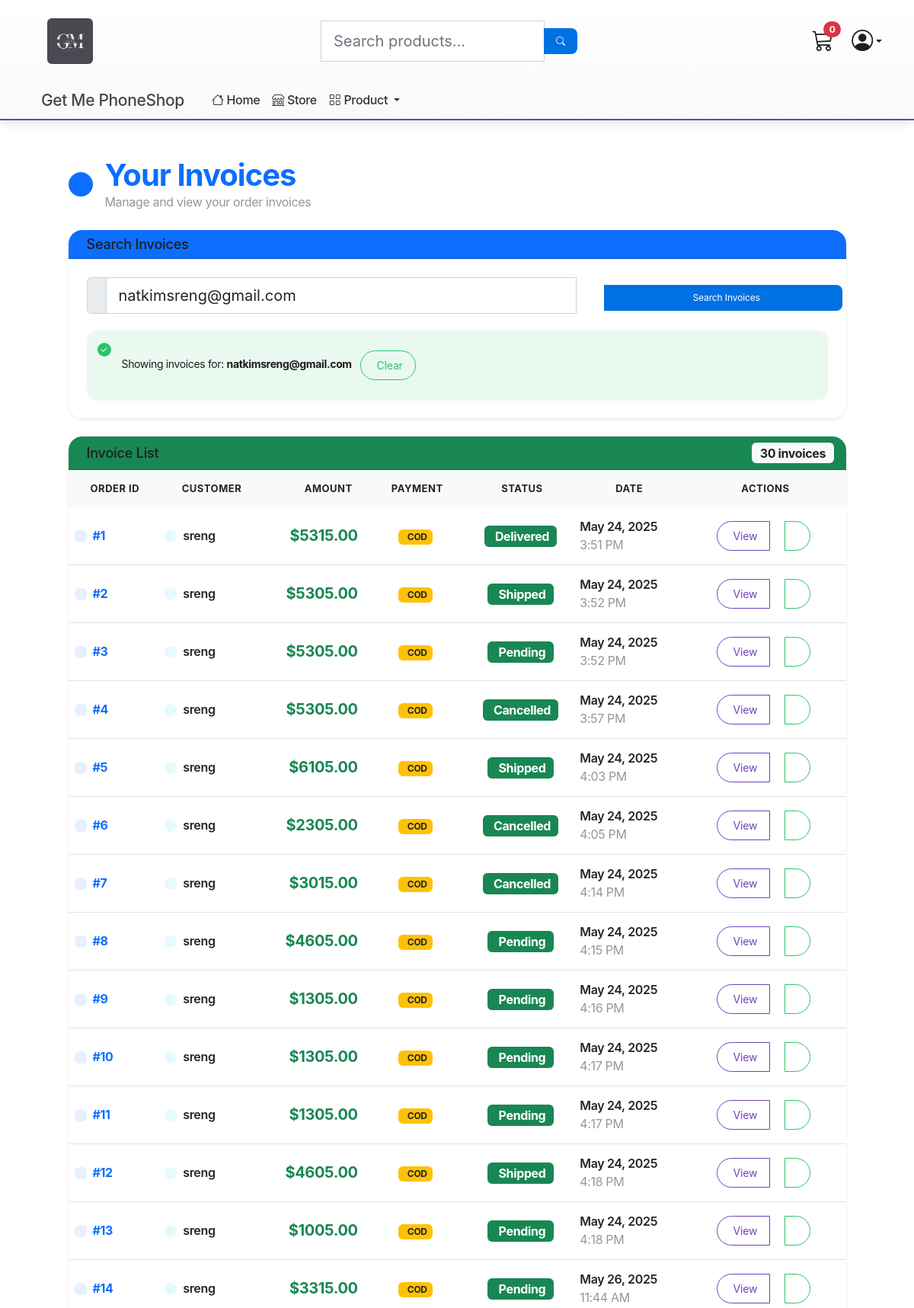
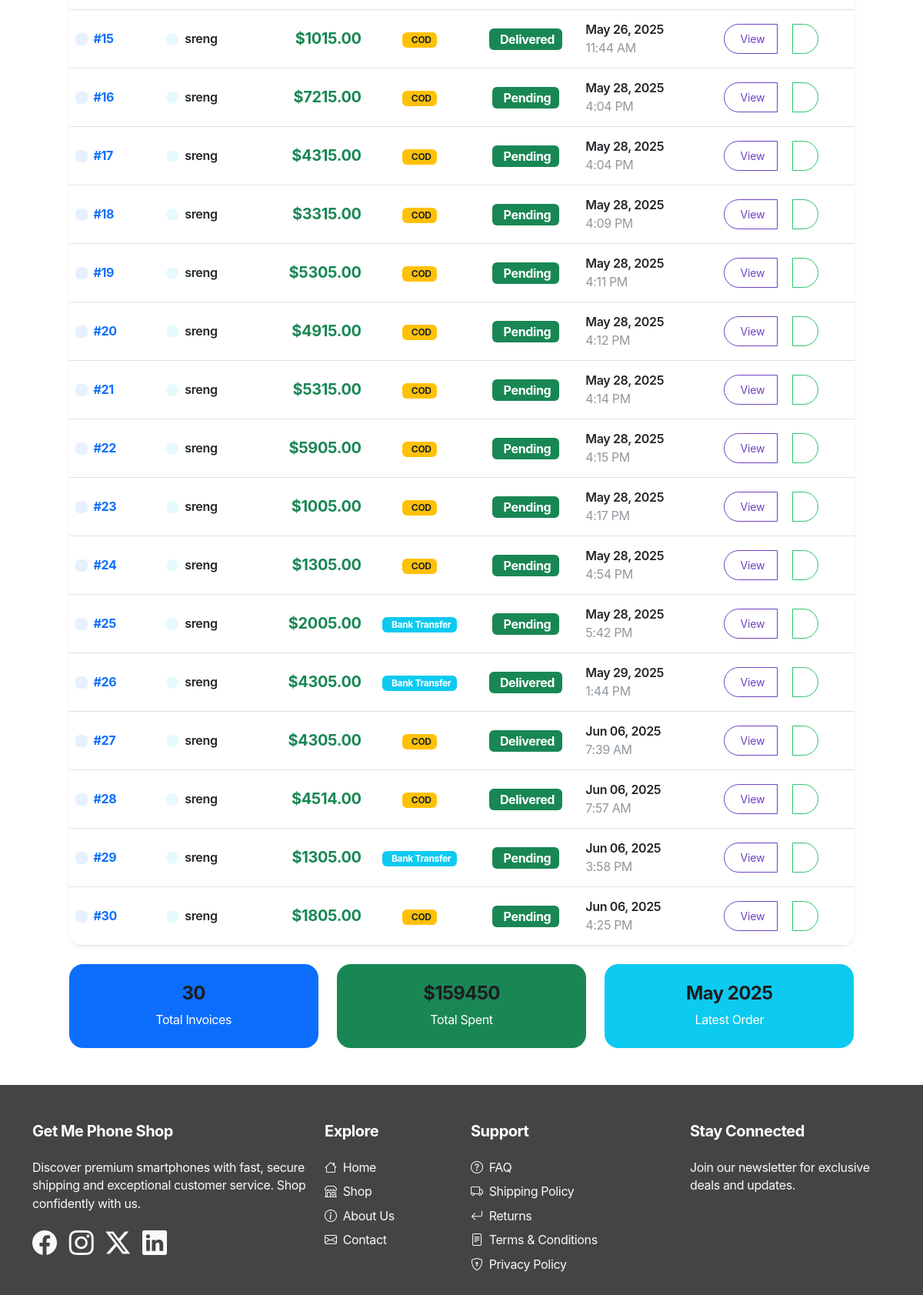
The app's page /payment/customer_invoice_list/ (signed in, upper part) with its own data (2 pictures, top to bottom).
### payment/models.py (models this page shows, shortened)
class Order(models.Model):
    class StatusChoices(models.TextChoices):
        PENDING = 'PENDING', 'Pending'
        SHIPPED = 'SHIPPED', 'Shipped'
        DELIVERED = 'DELIVERED', 'Delivered'
        CANCELLED = 'CANCELLED', 'Cancelled'
    class PaymentMethodChoices(models.TextChoices):
        COD = 'cod', 'Pay on Delivery'
        BANK_TRANSFER = 'bank_transfer', 'Bank Transfer'
    user = models.ForeignKey(User, on_delete=models.CASCADE, null=True, blank=True)
    shipping_address = models.ForeignKey(ShippingAddress, on_delete=models.SET_NULL, null=True)
    delivery_option = models.ForeignKey(DeliveryOption, on_delete=models.SET_NULL, null=True)
    payment_method = models.CharField(max_length=20, choices=PaymentMethodChoices.choices, default=PaymentMethodChoices.COD)
    amount_paid = models.DecimalField(max_digits=10, decimal_places=2)
    date_ordered = models.DateTimeField(auto_now_add=True)
    status = models.CharField(max_length=20, choices=StatusChoices.choices, default=StatusChoices.PENDING)
    date_shipped = models.DateTimeField(blank=True, null=True)

### payment/views.py (the view)
# urls.py: path('customer_invoice_list/', views.customer_invoice_list, name="customer_invoice_list"),
@login_required(login_url='/register/')
def customer_invoice_list(request):
    email = request.GET.get('email')
    orders = []
    if not email and request.user.is_authenticated:
        email = request.user.email
    if email:
        orders = Order.objects.filter(shipping_address__shipping_email=email).select_related('shipping_address', 'delivery_option').prefetch_related('orderitem_set__product')
        if not orders:
            messages.info(request, 'No invoices found for this email address.')
    context = {
        'orders': orders,
        'email': email
    }
    return render(request, 'payment/customer_invoice_list.html', context)

### cart/cart.py (called while the page is built)
    def __len__(self):
        return sum(item['quantity'] for item in self.cart.values())

### cart/context_processors.py (called while the page is built)
def cart(request):
    return {'cart': Cart(request)}

### payment/templates/payment/customer_invoice_list.html (shortened to what this page needs)
{% extends 'store/main.html' %}{% load static %}
{% block content %}
<div class="container my-5">
  <div class="row justify-content-center">
    <div class="col-lg-11">
      <div class="d-flex align-items-center mb-4">
        <div class="bg-primary rounded-circle p-3 me-3">
        </div>
        <div>
          <h1 class="display-6 mb-0 text-primary fw-bold">Your Invoices</h1>
          <p class="text-muted mb-0">Manage and view your order invoices</p>
        </div>
      </div>
      <div class="card shadow-sm mb-4">
        <div class="card-header bg-primary text-white">
          <h5 class="card-title mb-0">
            Search Invoices
          </h5>
        </div>
        <div class="card-body">
          <form method="get" action="{% url 'customer_invoice_list' %}" class="row g-3">
            <div class="col-md-8">
              <div class="input-group">
                <span class="input-group-text">
                </span>
                <input type="email"
                       name="email"
                       value="{{ email|default_if_none:'' }}"
                       placeholder="Enter your email address"
                       class="form-control form-control-lg"
                       required>
              </div>
            </div>
            <div class="col-md-4">
              <button type="submit" class="btn btn-primary btn-lg w-100">
                Search Invoices
              </button>
            </div>
          </form>
          {% if email %}
          <div class="mt-3">
            <div class="alert alert-success mb-0">
              Showing invoices for: <strong>{{ email }}</strong>
              <a href="{% url 'customer_invoice_list' %}" class="btn btn-sm btn-outline-success ms-2">
                Clear
              </a>
            </div>
          </div>
          {% endif %}
        </div>
      </div>
      <div class="card shadow-sm">
        <div class="card-header bg-success text-white d-flex justify-content-between align-items-center">
          <h5 class="card-title mb-0">
            Invoice List
          </h5>
          <span class="badge bg-light text-dark fs-6">
            {{ orders|length }} invoice{{ orders|length|pluralize }}
          </span>
        </div>
        <div class="card-body p-0">
          {% if orders %}
          <div class="table-responsive">
            <table class="table table-hover mb-0">
              <thead class="table-light">
                <tr>
                  <th class="border-0 fw-bold text-dark">
                    Order ID
                  </th>
                  <th class="border-0 fw-bold text-dark">
                    Customer
                  </th>
                  <th class="border-0 fw-bold text-dark text-end">
                    Amount
                  </th>
                  <th class="border-0 fw-bold text-dark text-center">
                    Payment
                  </th>
                  <th class="border-0 fw-bold text-dark text-center">
                    Status
                  </th>
                  <th class="border-0 fw-bold text-dark">
                    Date
                  </th>
                  <th class="border-0 fw-bold text-dark text-center">
                    Actions
                  </th>
                </tr>
              </thead>
              <tbody>
                {% for order in orders %}
                <tr class="align-middle">
                  <td>
                    <div class="d-flex align-items-center">
                      <div class="bg-primary bg-opacity-10 rounded p-2 me-2">
                      </div>
                      <span class="fw-bold text-primary">#{{ order.id }}</span>
                    </div>
                  </td>
                  <td>
                    <div class="d-flex align-items-center">
                      <div class="bg-info bg-opacity-10 rounded-circle p-2 me-2">
                      </div>
                      <div>
                        {% if order.user %}
                          <span class="fw-semibold">{{ order.user.username }}</span>
                        {% elif order.shipping_address %}
                          <span class="fw-semibold">{{ order.shipping_address.shipping_full_name }}</span>
                        {% else %}
                          <span class="text-muted fst-italic">N/A</span>
                        {% endif %}
                      </div>
                    </div>
                  </td>
                  <td class="text-end">
                    <span class="fw-bold text-success fs-5">${{ order.amount_paid|floatformat:2 }}</span>
                  </td>
                  <td class="text-center">
                    {% if order.payment_method == 'cod' %}
                      <span class="badge bg-warning text-dark">
                        COD
                      </span>
                    {% elif order.payment_method == 'bank_transfer' %}
                      <span class="badge bg-info">
                        Bank Transfer
                      </span>
                    {% else %}
                      <span class="badge bg-secondary">{{ order.payment_method }}</span>
                    {% endif %}
                  </td>
                  <td class="text-center">
                    <span class="badge bg-success fs-6">
                      {{ order.get_status_display }}
                    </span>
                  </td>
                  <td>
                    <div class="text-nowrap">
                      <div class="fw-semibold">{{ order.date_ordered|date:"M d, Y" }}</div>
                      <small class="text-muted">{{ order.date_ordered|date:"g:i A" }}</small>
                    </div>
                  </td>
                  <td class="text-center">
                    <div class="btn-group" role="group">
                      <a href="{% url 'customer_invoice_detail' order.id %}"
                         class="btn btn-outline-primary btn-sm"
                         data-bs-toggle="tooltip"
                         title="View Invoice Details">
                        View
                      </a>
                      <button type="button"
                              class="btn btn-outline-success btn-sm"
                              data-bs-toggle="tooltip"
                              title="Download PDF">
                      </button>
                    </div>
                  </td>
                </tr>
                {% endfor %}
              </tbody>
            </table>
          </div>
          {% endif %}
        </div>
      </div>
      {% if orders %}
      <div class="row mt-4">
        <div class="col-md-4">
          <div class="card bg-primary text-white">
            <div class="card-body text-center">
              <h4 class="fw-bold">{{ orders|length }}</h4>
              <p class="mb-0">Total Invoice{{ orders|length|pluralize }}</p>
            </div>
          </div>
        </div>
        <div class="col-md-4">
          <div class="card bg-success text-white">
            <div class="card-body text-center">
              <h4 class="fw-bold">
                ${% widthratio orders|length 1 orders.0.amount_paid %}
              </h4>
              <p class="mb-0">Total Spent</p>
            </div>
          </div>
        </div>
        <div class="col-md-4">
          <div class="card bg-info text-white">
            <div class="card-body text-center">
              <h4 class="fw-bold">{{ orders.0.date_ordered|date:"M Y" }}</h4>
              <p class="mb-0">Latest Order</p>
            </div>
          </div>
        </div>
      </div>
      {% endif %}
    </div>
  </div>
</div>
{% endblock content %}

### static/css/main.css (style rules this page uses)
:root { --primary-color: #0071e3; --secondary-color: #86868b; --danger-color: #ff3b30; --success-color: #2ac46a; --light-bg: #f5f5f7; --dark-bg: #1d1d1f; --border-light: #d2d2d7; --text-primary: #1d1d1f; --text-secondary: #86868b; --shadow-sm: 0 2px 10px rgba(0, 0, 0, 0.05); --shadow-md: 0 4px 16px rgba(0, 0, 0, 0.08); --radius-sm: 8px; --radius-md: 12px; --radius-lg: 18px; }
body { font-family: -apple-system, BlinkMacSystemFont, "SF Pro Text", "SF Pro Icons", "Helvetica Neue", Helvetica, Arial, sans-serif; background-color: var(--light-bg); color: var(--text-primary); -webkit-font-smoothing: antialiased; -moz-osx-font-smoothing: grayscale; line-height: 1.47059; letter-spacing: -0.022em; overflow-x: hidden; }
h1, h2, h3, h4, h5, h6 { color: var(--text-primary); font-weight: 600; letter-spacing: -0.025em; }
.card, .product-card { border: none; border-radius: 18px; overflow: hidden; transition: all 0.5s cubic-bezier(0.28, 0.11, 0.32, 1); position: relative; background-color: white; box-shadow: 0 1px 3px rgba(0, 0, 0, 0.04); }
.card-body { padding: 24px; }
.card-title { font-size: 18px; font-weight: 500; color: var(--text-primary); margin-bottom: 0.5rem; letter-spacing: -0.01em; }
.text-muted { font-size: 1rem; opacity: 0.75; margin-right: 10px; }
.btn { border-radius: 980px; padding: 8px 16px; font-weight: 400; margin: 10px 20px; font-size: 14px; transition: all 0.3s cubic-bezier(0.28, 0.11, 0.32, 1); border: none; text-align: center; cursor: pointer; letter-spacing: -0.01em; }
.btn-primary { background-color: var(--primary-color); color: white; font-size: 12px; border-radius: 980px; padding: 8px 16px; }
.btn-outline-primary { background-color: transparent; border: 1px solid var(--primary-color); color: var(--primary-color); }
.btn-outline-success { background-color: transparent; border: 1px solid var(--success-color); color: var(--success-color); }
.table { width: 100%; margin-bottom: 0; }
.table th { border-bottom: 1px solid var(--border-light); padding: 12px; text-align: center; font-weight: 500; color: var(--text-secondary); font-size: 13px; text-transform: uppercase; letter-spacing: 0.04em; }
.table th { border-bottom: 2px solid #dee2e6; padding: 15px; text-align: center; }
.alert-success, .sale-alert { font-size: 14px; line-height: 1.45; padding: 16px 24px; border-radius: 14px; box-shadow: 0 1px 4px rgba(0, 0, 0, 0.04); border: none; }
.alert-success { background-color: rgba(42, 196, 106, 0.1); color: var(--text-primary); position: relative; padding-left: 38px; }
.alert-success:before { content: "✓"; width: 18px; height: 18px; font-size: 12px; background-color: var(--success-color); color: white; border-radius: 50%; position: absolute; left: 14px; top: 16px; display: flex; align-items: center; justify-content: center; }

### store/templates/store/main.html (style rules this page uses)
body { background-color: white; }
.btn-outline-primary { border-color: #6f42c1; color: #6f42c1; transition: all 0.3s ease; }
.form-control { border-radius: 0.5rem 0 0 0.5rem; border: 1px solid #ced4da; transition: border-color 0.3s ease; }
.btn-primary { border: none; border-radius: 0 0.5rem 0.5rem 0; transition: background 0.3s ease; }

### records on screen
Order: id "1", user.username "sreng", amount_paid "5315.00", payment_method "COD", status "Delivered", date_ordered "May 24, 2025", date_ordered "3:51 PM", amount_paid "159450", date_ordered "May 2025"
Order: id "2", user.username "sreng", amount_paid "5305.00", payment_method "COD", status "Shipped", date_ordered "May 24, 2025", date_ordered "3:52 PM"
Order: id "3", user.username "sreng", amount_paid "5305.00", payment_method "COD", status "Pending", date_ordered "May 24, 2025", date_ordered "3:52 PM"
Order: id "4", user.username "sreng", amount_paid "5305.00", payment_method "COD", status "Cancelled", date_ordered "May 24, 2025", date_ordered "3:57 PM"
Order: id "5", user.username "sreng", amount_paid "6105.00", payment_method "COD", status "Shipped", date_ordered "May 24, 2025", date_ordered "4:03 PM"
Order: id "6", user.username "sreng", amount_paid "2305.00", payment_method "COD", status "Cancelled", date_ordered "May 24, 2025", date_ordered "4:05 PM"
Order: id "7", user.username "sreng", amount_paid "3015.00", payment_method "COD", status "Cancelled", date_ordered "May 24, 2025", date_ordered "4:14 PM"
Order: id "8", user.username "sreng", amount_paid "4605.00", payment_method "COD", status "Pending", date_ordered "May 24, 2025", date_ordered "4:15 PM"
Order: id "9", user.username "sreng", amount_paid "1305.00", payment_method "COD", status "Pending", date_ordered "May 24, 2025", date_ordered "4:16 PM"
Order: id "10", user.username "sreng", amount_paid "1305.00", payment_method "COD", status "Pending", date_ordered "May 24, 2025", date_ordered "4:17 PM"
Order: id "11", user.username "sreng", amount_paid "1305.00", payment_method "COD", status "Pending", date_ordered "May 24, 2025", date_ordered "4:17 PM"
Order: id "12", user.username "sreng", amount_paid "4605.00", payment_method "COD", status "Shipped", date_ordered "May 24, 2025", date_ordered "4:18 PM"
Order: id "13", user.username "sreng", amount_paid "1005.00", payment_method "COD", status "Pending", date_ordered "May 24, 2025", date_ordered "4:18 PM"
Order: id "14", user.username "sreng", amount_paid "3315.00", payment_method "COD", status "Pending", date_ordered "May 26, 2025", date_ordered "11:44 AM"
Order: id "15", user.username "sreng", amount_paid "1015.00", payment_method "COD", status "Delivered", date_ordered "May 26, 2025", date_ordered "11:44 AM"
Order: id "16", user.username "sreng", amount_paid "7215.00", payment_method "COD", status "Pending", date_ordered "May 28, 2025", date_ordered "4:04 PM"
Order: id "17", user.username "sreng", amount_paid "4315.00", payment_method "COD", status "Pending", date_ordered "May 28, 2025", date_ordered "4:04 PM"
Order: id "18", user.username "sreng", amount_paid "3315.00", payment_method "COD", status "Pending", date_ordered "May 28, 2025", date_ordered "4:09 PM"
Order: id "19", user.username "sreng", amount_paid "5305.00", payment_method "COD", status "Pending", date_ordered "May 28, 2025", date_ordered "4:11 PM"
Order: id "20", user.username "sreng", amount_paid "4915.00", payment_method "COD", status "Pending", date_ordered "May 28, 2025", date_ordered "4:12 PM"
Order: id "21", user.username "sreng", amount_paid "5315.00", payment_method "COD", status "Pending", date_ordered "May 28, 2025", date_ordered "4:14 PM"
Order: id "22", user.username "sreng", amount_paid "5905.00", payment_method "COD", status "Pending", date_ordered "May 28, 2025", date_ordered "4:15 PM"
Order: id "23", user.username "sreng", amount_paid "1005.00", payment_method "COD", status "Pending", date_ordered "May 28, 2025", date_ordered "4:17 PM"
Order: id "24", user.username "sreng", amount_paid "1305.00", payment_method "COD", status "Pending", date_ordered "May 28, 2025", date_ordered "4:54 PM"
Order: id "25", user.username "sreng", amount_paid "2005.00", payment_method "Bank Transfer", status "Pending", date_ordered "May 28, 2025", date_ordered "5:42 PM"
Order: id "26", user.username "sreng", amount_paid "4305.00", payment_method "Bank Transfer", status "Delivered", date_ordered "May 29, 2025", date_ordered "1:44 PM"
Order: id "27", user.username "sreng", amount_paid "4305.00", payment_method "COD", status "Delivered", date_ordered "Jun 06, 2025", date_ordered "7:39 AM"
Order: id "28", user.username "sreng", amount_paid "4514.00", payment_method "COD", status "Delivered", date_ordered "Jun 06, 2025", date_ordered "7:57 AM"
Order: id "29", user.username "sreng", amount_paid "1305.00", payment_method "Bank Transfer", status "Pending", date_ordered "Jun 06, 2025", date_ordered "3:58 PM"
Order: id "30", user.username "sreng", amount_paid "1805.00", payment_method "COD", status "Pending", date_ordered "Jun 06, 2025", date_ordered "4:25 PM"

### other values on screen
{{ cart|length }} "0"
{{ email }} "natkimsreng@gmail.com"
{{ orders|length }} "30"
